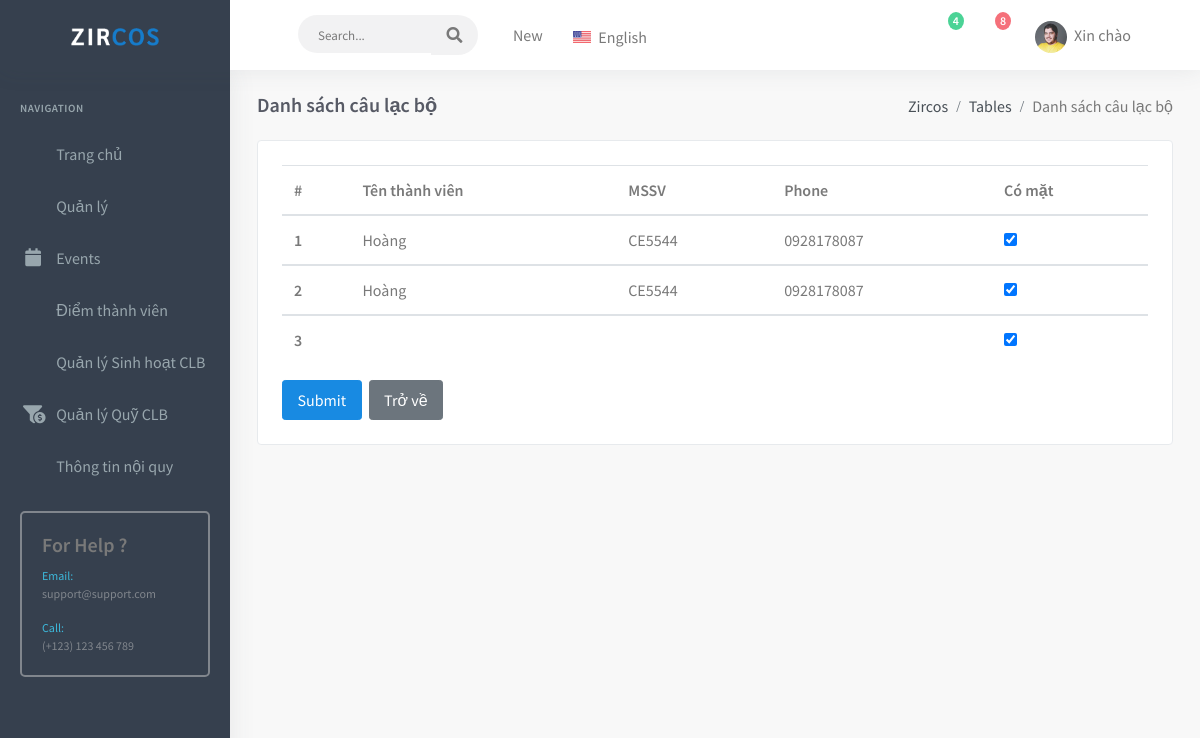
Page /quanlycaulacbosinhvien-master/admin/diemDanh.php?sh_id=1 (signed in) on the committed database.
### tables this page shows
CREATE TABLE `student` (
  `studentID` int(11) NOT NULL,
  `full_name` varchar(255) DEFAULT NULL,
  `phone` varchar(255) DEFAULT NULL,
  `studentCode` varchar(255) DEFAULT NULL,
  `gmail` varchar(255) DEFAULT NULL,
  `password` varchar(255) NOT NULL,
  `age` date DEFAULT NULL,
  `clb_id` int(11) DEFAULT NULL,
  `reason` text DEFAULT NULL,
  `status` int(11) DEFAULT NULL,
  `create_at` timestamp NOT NULL DEFAULT current_timestamp() ON UPDATE current_timestamp(),
  `update_at` timestamp NULL DEFAULT NULL
);

### quanlycaulacbosinhvien-master/lib/database.php (called while the page is built, shortened)
<?php
  Class Database{
    public $host   = DB_HOST;
    public $user   = DB_USER;
    public $pass   = DB_PASS;
    public $dbname = DB_NAME;
    public $link;
  public function connectDB(){
    $this->link = new mysqli($this->host, $this->user, $this->pass,
      $this->dbname);
  }
  public function select($query){
    $result = $this->link->query($query) or
    die($this->link->error.__LINE__);
    if($result->num_rows > 0){
      return $result->fetch_all();
    }else{
      return false;
    }
  }
  }

### quanlycaulacbosinhvien-master/models/DiemDanhModel.php (called while the page is built, shortened)
<?php
include_once '../lib/database.php';
class DiemDanhModel
{
    private $db;
    public function __construct()
    {
        $this->db = new Database();
    }
    public function get_danh_sach_by_sh_id($sh_id)
    {
        $query = "SELECT `diem_danh_id`, `co_mat`, `id_student`, `sinhhoat_id` FROM `tbl_diemdanh` WHERE `sinhhoat_id` = $sh_id";
        $result = $this->db->select($query);
        return $result;
    }
}

### quanlycaulacbosinhvien-master/models/MemberScoreModel.php (called while the page is built, shortened)
<?php
include_once '../lib/database.php';
class MemberScoreModel
{
    private $db;
    public function __construct()
    {
        $this->db = new Database();
    }
    public function get_students_by_id($id)
    {
        $query = "SELECT `studentID`, `full_name`, `phone`, `studentCode`, `gmail`, `age`, `clb_id`, `reason`, `status`, `create_at`, `update_at` FROM `student` WHERE `studentID` = $id";
        $result = $this->db->select($query);
        return $result;
    }
}

### quanlycaulacbosinhvien-master/admin/diemDanh.php (the view, shortened to what this page needs)
<?php include './inc/header.php';?>
<?php include './inc/leftsidemenu.php';?>
<?php include '../models/category.php';?>
<?php include '../models/MemberScoreModel.php'; ?>
<?php include '../models/DiemDanhModel.php'; ?>
<?php
    $sh_id = $_GET['sh_id'];
    $diemDanhModel = new DiemDanhModel();
    $memberScoreModel = new MemberScoreModel();
    $listThanhVien = $memberScoreModel->get_students_by_status_and_club(1, $_SESSION['clb_id']);
    $listDaDiemDanh = $diemDanhModel->get_danh_sach_by_sh_id($sh_id);
?>
<div class="content-page">
    <div class="content">
        <div class="container-fluid">
            <div class="row">
                <div class="col-12">
                    <div class="page-title-box">
                        <div class="page-title-right">
                            <ol class="breadcrumb m-0">
                                <li class="breadcrumb-item"><a href="javascript: void(0);">Zircos</a></li>
                                <li class="breadcrumb-item"><a href="javascript: void(0);">Tables</a></li>
                                <li class="breadcrumb-item active">Danh sách câu lạc bộ</li>
                            </ol>
                        </div>
                        <h4 class="page-title">Danh sách câu lạc bộ</h4>
                    </div>
                </div>
            </div>
            <div class="row">
                            <div class="col-md-12">
                                <div class="card-box">
                                    <div class="row">
                                        <div class="col-lg-12">
                                            <div class="demo-box">
                                                <?php
                                                        if($listDaDiemDanh == null) {
                                                 ?>
                                                <div class="table-responsive">
                                                    <form action="diemDanh.php?sh_id=<?php echo $sh_id ?>" method="POST" enctype="multipart/form-data">
                                                    <table class="table col-sm-12 ">
                                                        <thead>
                                                            <tr>
                                                                <th>#</th>
                                                                <th>Tên thành viên</th>
                                                                <th>MSSV</th>
                                                                <th>Phone</th>
                                                                <th>Có mặt</th>
                                                            </tr>
                                                        </thead>
                                                        <?php
                                                            $len = gettype($listThanhVien) == 'array'? sizeof($listThanhVien) : 0;
                                                            for($i = 0; $i < $len; $i++) {
                                                                $mem = $memberScoreModel->get_students_by_id($listThanhVien[$i][0]);
                                                        ?>
                                                        <tbody>
                                                            <tr>
                                                                <th scope="row"><?php echo $i + 1; ?></th>
                                                                <td><?php echo $mem[0][1]?></td>
                                                                <td><?php echo $mem[0][3]?></td>
                                                                <td><?php echo $mem[0][2]?></td>
                                                                <td>
                                                                    <input type="checkbox" name="student_id[]" value="<?php echo $listThanhVien[$i][0]?>">
                                                                </td>
                                                            </tr>
                                                            <?php
						                                        }
						                                    ?>
                                                        </tbody>
                                                    </table>
                                                    <input type="hidden" name="sinhhoat_id" value="<?php echo $sh_id?>">
                                                    <button class="btn btn-primary waves-effect waves-light">Submit</button>
                                                    <button type="reset" class="btn btn-secondary waves-effect ml-1">
                                                                    <a href="listSinhHoat.php" style="color:white">Trở về</a>
                                                    </button>
                                                    </form>
                                                </div>
                                                <?php
                                                    } else {
                                                 ?>
                                                <div class="table-responsive">
                                                    <form action="diemDanh.php?sh_id=<?php echo $sh_id ?>" method="POST" enctype="multipart/form-data">
                                                    <table class="table col-sm-12 ">
                                                        <thead>
                                                            <tr>
                                                                <th>#</th>
                                                                <th>Tên thành viên</th>
                                                                <th>MSSV</th>
                                                                <th>Phone</th>
                                                                <th>Có mặt</th>
                                                            </tr>
                                                        </thead>
                                                        <?php
                                                            $len = gettype($listDaDiemDanh) == 'array'? sizeof($listDaDiemDanh) : 0;
                                                            for($i = 0; $i < $len; $i++) {
                                                                $mem = $memberScoreModel->get_students_by_id($listDaDiemDanh[$i][2]);
                                                        ?>
                                                        <tbody>
                                                            <tr>
                                                                <th scope="row"><?php echo $i + 1; ?></th>
                                                                <td><?php echo $mem[0][1]?></td>
                                                                <td><?php echo $mem[0][3]?></td>
                                                                <td><?php echo $mem[0][2]?></td>
                                                                <td>
                                                                    <?php
                                                                        if($listDaDiemDanh[$i][1] == 1) {
                                                                     ?>
                                                                    <input type="checkbox" name="student_id[]" value="<?php echo $listDaDiemDanh[$i][2]?>" checked>
                                                                    <?php
                                                                        } else {
                                                                     ?>
                                                                        <input type="checkbox" name="student_id[]" value="<?php echo $listDaDiemDanh[$i][2]?>"  >
                                                                     <?php
                                                                        }
                                                                      ?>
                                                                </td>
                                                            </tr>
                                                            <?php
                                                                }
                                                            ?>
                                                        </tbody>
                                                    </table>
                                                    <button class="btn btn-primary waves-effect waves-light">Submit</button>
                                                    <button type="reset" class="btn btn-secondary waves-effect ml-1">
                                                                    <a href="listSinhHoat.php" style="color:white">Trở về</a>
                                                    </button>
                                                    </form>
                                                </div>
                                                 <?php
                                                    }
                                                  ?>
                                            </div>
                                        </div>
        </div>
    </div>
</div>
<?php include './inc/footer.php';?>

### rows in the picture
student: full_name "Hoàng", studentCode "CE5544", phone "0928178087"
